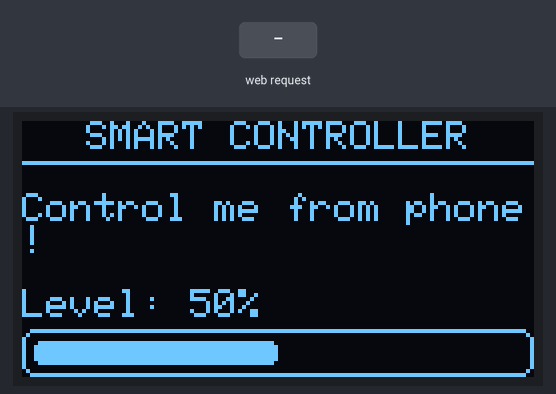
The sketch below on a simulated ESP32. Parts: 128×64 one-colour display. The test bench sets the inputs (shaded band). WiFi joins after 1.5 s; servers stay silent unless stated; what the sketch prints to the serial monitor is not drawn.

Above: at 6.8 s.
6.9 s: HTTP request GET /flash received
At 7.05 s:
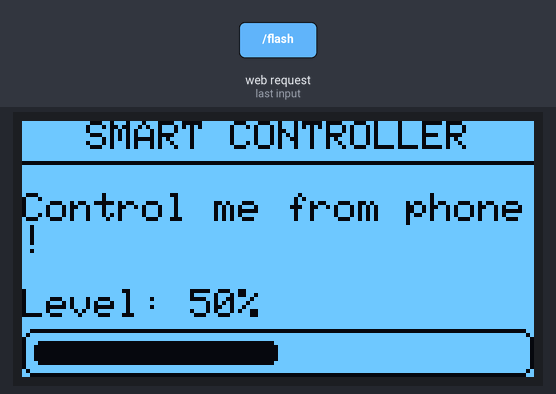
9.1 s: HTTP request GET /setText?msg=1 received
At 10.2 s:
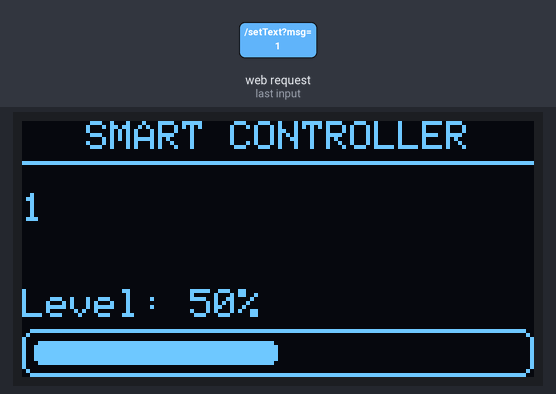
10.6 s: HTTP request GET /toggleInvert received
At 11.5 s:
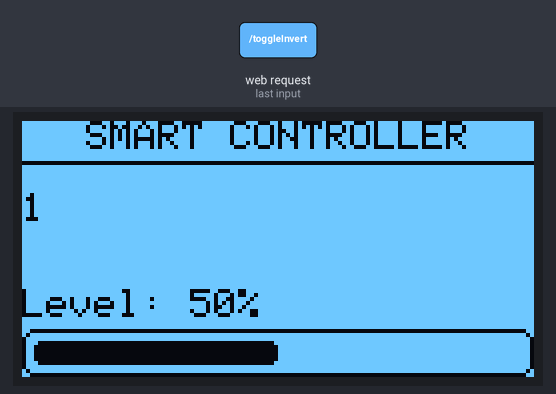
12.1 s: HTTP request GET /toggleInvert?msg=1 received
At 12.7 s:
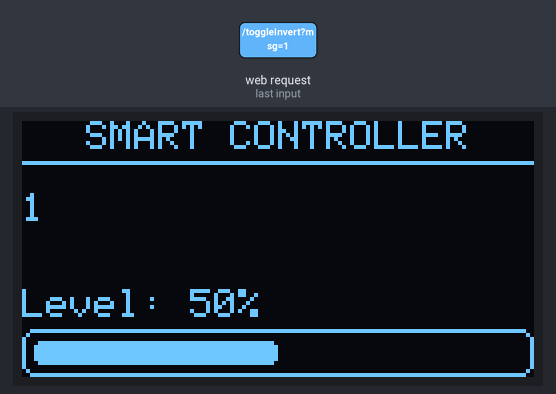
13.6 s: HTTP request GET /toggleInvert?msg=0 received
At 15.0 s:
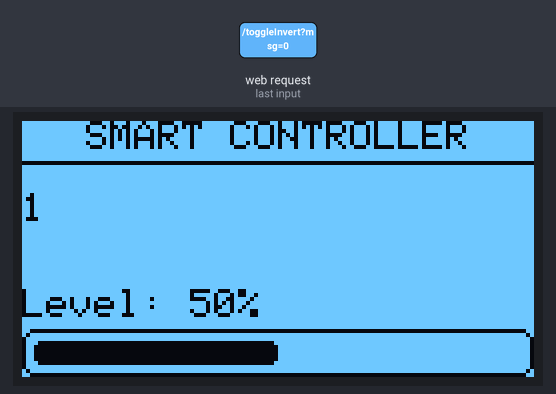
Timing chart, 0 to 16.1 s (numbered marks = the images above; inputs shaded):
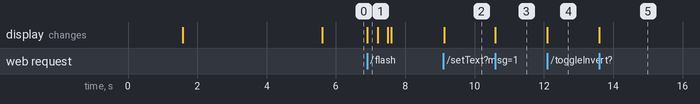

Measured:
- after the input at 6.9 s, the display: changes at once (image 1)
- after the input at 9.1 s, the display: changes at once (image 2)
- after the input at 10.6 s, the display: changes at once (image 3)
- after the input at 12.1 s, the display: changes at once (image 4)
- after the input at 13.6 s, the display: changes at once (image 5)

The sketch:

ESP32_OLED_PhoneControl.ino
```cpp
#include <Wire.h>
#include <Adafruit_GFX.h>
#include <Adafruit_SSD1306.h>
#include <WiFi.h>
#include <WebServer.h>

#define SCREEN_WIDTH 128
#define SCREEN_HEIGHT 64
#define OLED_ADDR 0x3C

Adafruit_SSD1306 display(SCREEN_WIDTH, SCREEN_HEIGHT, &Wire, -1);
WebServer server(80);

// Wi-Fi Credentials
const char* ssid     = "life";
const char* password = "hhhh5533";

// Display State Variables
String customMessage = "Control me from phone!";
int progressVal = 50;
bool invertState = false;

// HTML Webpage with Modern Touch UI
const char HTML_PAGE[] PROGMEM = R"rawliteral(
<!DOCTYPE html>
<html lang="en">
<head>
    <meta charset="UTF-8">
    <meta name="viewport" content="width=device-width, initial-scale=1.0">
    <title>ESP32 OLED Phone Control</title>
    <style>
        * { box-sizing: border-box; font-family: -apple-system, BlinkMacSystemFont, "Segoe UI", Roboto, sans-serif; }
        body { background: #0f172a; color: #f8fafc; padding: 20px; margin: 0; display: flex; justify-content: center; }
        .card { background: #1e293b; padding: 24px; border-radius: 16px; width: 100%; max-width: 400px; box-shadow: 0 10px 25px rgba(0,0,0,0.5); }
        h2 { color: #38bdf8; margin-top: 0; text-align: center; font-size: 22px; }
        label { font-size: 14px; color: #94a3b8; font-weight: 600; display: block; margin-top: 15px; margin-bottom: 5px; }
        input[type="text"] { width: 100%; padding: 12px; background: #0f172a; border: 1px solid #334155; color: white; border-radius: 8px; font-size: 16px; }
        input[type="range"] { width: 100%; margin: 10px 0; accent-color: #38bdf8; }
        .btn { width: 100%; padding: 12px; border: none; border-radius: 8px; font-size: 16px; font-weight: bold; cursor: pointer; margin-top: 10px; transition: 0.2s; }
        .btn-blue { background: #0284c7; color: white; }
        .btn-blue:active { background: #0369a1; }
        .btn-purple { background: #8b5cf6; color: white; }
        .btn-purple:active { background: #7c3aed; }
        .btn-orange { background: #f97316; color: white; }
        .btn-orange:active { background: #ea580c; }
        .row { display: flex; gap: 10px; }
    </style>
</head>
<body>
    <div class="card">
        <h2>📱 OLED Dashboard</h2>

        <form action="/setText" method="GET">
            <label>Send Message to Screen</label>
            <input type="text" name="msg" placeholder="Type text..." required maxlength="40">
            <button type="submit" class="btn btn-blue">Update Text</button>
        </form>

        <form action="/setProgress" method="GET">
            <label>Live Progress Bar (<span id="val">50</span>%)</label>
            <input type="range" name="val" min="0" max="100" value="50" oninput="document.getElementById('val').innerText = this.value">
            <button type="submit" class="btn btn-purple">Set Progress</button>
        </form>

        <label>Display Actions</label>
        <div class="row">
            <button onclick="location.href='/toggleInvert'" class="btn btn-orange">Toggle Invert</button>
            <button onclick="location.href='/flash'" class="btn btn-blue">Flash Screen</button>
        </div>
    </div>
</body>
</html>
)rawliteral";

// --- Function to Redraw OLED UI ---
void updateOLED() {
  display.clearDisplay();

  // Header Title
  display.setTextSize(1);
  display.setTextColor(SSD1306_WHITE);
  display.setCursor(16, 0);
  display.println("SMART CONTROLLER");
  display.drawFastHLine(0, 10, 128, SSD1306_WHITE);

  // Custom Message Body
  display.setCursor(0, 18);
  display.println(customMessage);

  // Progress Bar UI
  display.setCursor(0, 42);
  display.print("Level: ");
  display.print(progressVal);
  display.print("%");

  display.drawRoundRect(0, 52, 128, 12, 3, SSD1306_WHITE);
  int barWidth = map(progressVal, 0, 100, 0, 122);
  display.fillRoundRect(3, 55, barWidth, 6, 2, SSD1306_WHITE);

  display.display();
}

// --- Web Server Routes ---
void handleRoot() {
  server.send(200, "text/html", HTML_PAGE);
}

void handleSetText() {
  if (server.hasArg("msg")) {
    customMessage = server.arg("msg");
    updateOLED();
  }
  server.sendHeader("Location", "/");
  server.send(303);
}

void handleSetProgress() {
  if (server.hasArg("val")) {
    progressVal = server.arg("val").toInt();
    updateOLED();
  }
  server.sendHeader("Location", "/");
  server.send(303);
}

void handleToggleInvert() {
  invertState = !invertState;
  display.invertDisplay(invertState);
  server.sendHeader("Location", "/");
  server.send(303);
}

void handleFlash() {
  for (int i = 0; i < 4; i++) {
    display.invertDisplay(true);
    delay(100);
    display.invertDisplay(false);
    delay(100);
  }
  display.invertDisplay(invertState);
  server.sendHeader("Location", "/");
  server.send(303);
}

void setup() {
  Serial.begin(115200);

  if (!display.begin(SSD1306_SWITCHCAPVCC, OLED_ADDR)) {
    Serial.println(F("SSD1306 allocation failed"));
    for (;;);
  }

  // Connect to Wi-Fi
  display.clearDisplay();
  display.setTextSize(1);
  display.setTextColor(SSD1306_WHITE);
  display.setCursor(0, 10);
  display.println("Connecting Wi-Fi...");
  display.println(ssid);
  display.display();

  WiFi.mode(WIFI_STA);
  WiFi.begin(ssid, password);

  while (WiFi.status() != WL_CONNECTED) {
    delay(500);
    Serial.print(".");
  }

  // Web Server Route Definitions
  server.on("/", handleRoot);
  server.on("/setText", handleSetText);
  server.on("/setProgress", handleSetProgress);
  server.on("/toggleInvert", handleToggleInvert);
  server.on("/flash", handleFlash);
  server.begin();

  // Show IP Address on OLED
  display.clearDisplay();
  display.setCursor(0, 0);
  display.println("CONNECTED!");
  display.println("\nOpen Phone Browser:");
  display.setTextSize(1);
  display.println(WiFi.localIP());
  display.display();

  delay(4000);
  updateOLED();
}

void loop() {
  server.handleClient(); // Keep listening for incoming commands from phone
}
```
